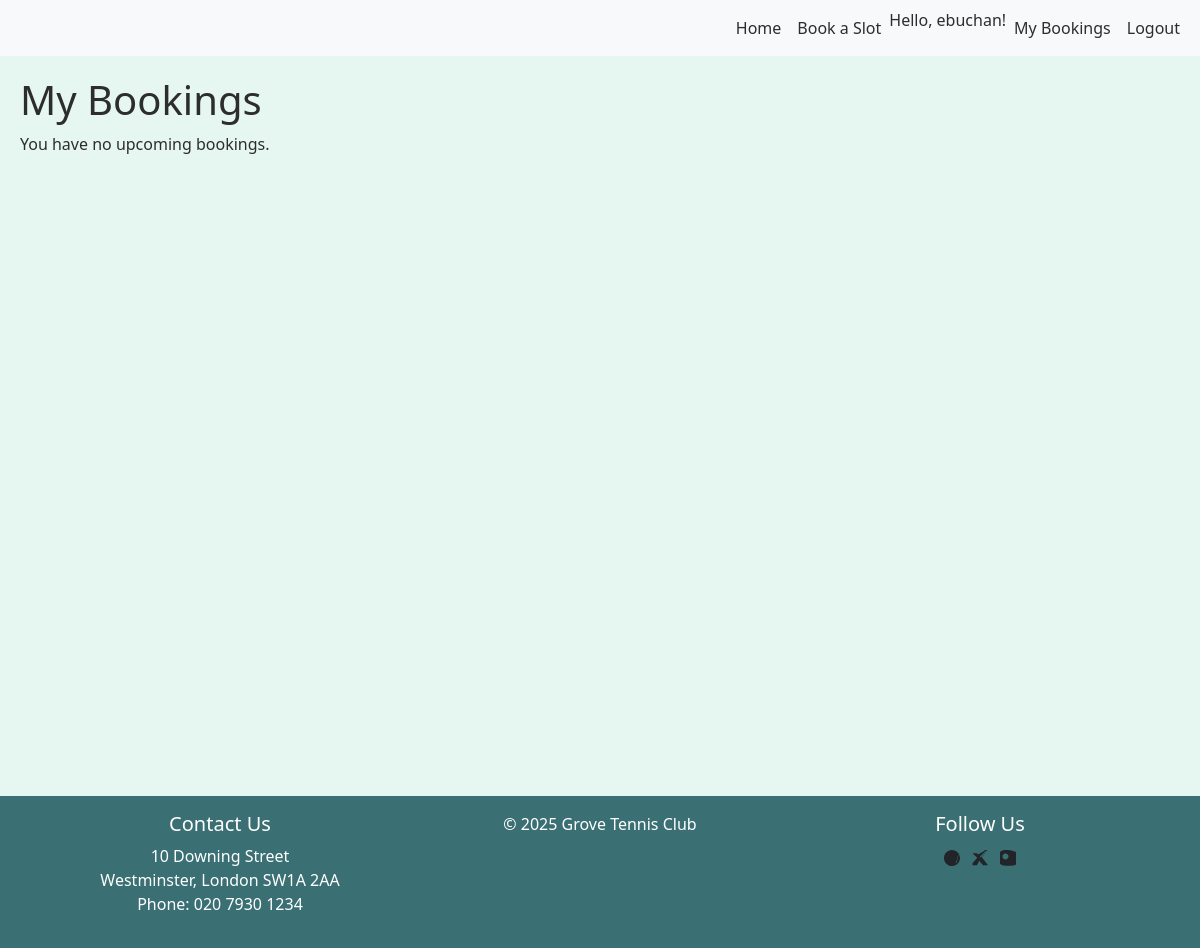
Page /bookings/ (signed in) on the earlier database version.
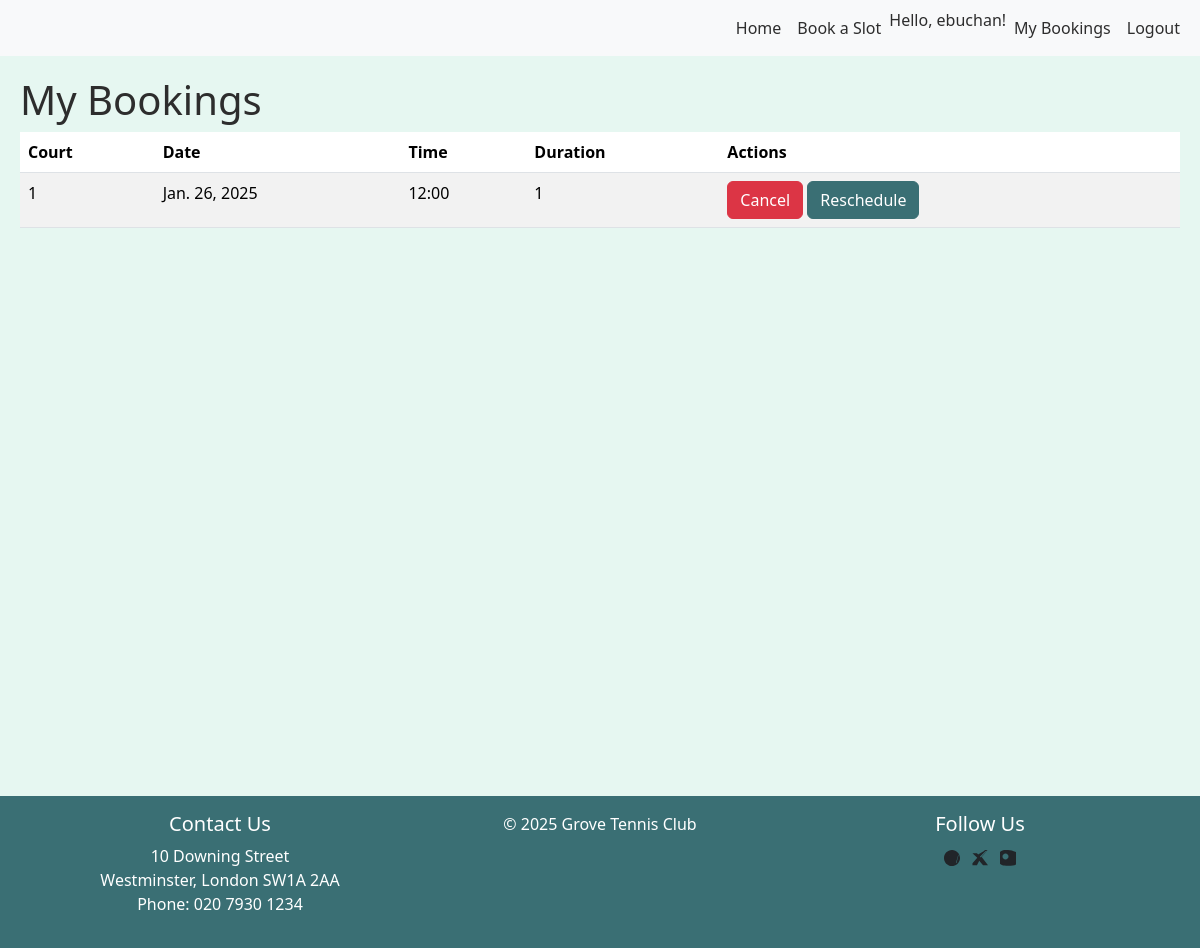
Same page on the later database version.
### bookings/models.py (models this page shows, shortened)
class Booking(models.Model):
    user = models.ForeignKey(User, on_delete=models.CASCADE, related_name='my_bookings')
    booked_by = models.ForeignKey(User, on_delete=models.CASCADE, related_name='assigned_bookings')
    court = models.ForeignKey(Court, on_delete=models.CASCADE)
    availability = models.ForeignKey(Availability, on_delete=models.CASCADE)
    booking_date = models.DateField()
    booking_time = models.TimeField()
    duration = models.IntegerField()
    is_active = models.BooleanField(default=True)

class Court(models.Model):
    court_number = models.IntegerField(unique=True)
    court_type = models.CharField(max_length=50)

### bookings/views.py (the view)
# urls.py: path('bookings/', views.view_bookings, name='view_bookings'),
@login_required
def view_bookings(request):
    bookings = Booking.objects.filter(user=request.user, is_active=True).order_by('booking_date', 'booking_time') #Only active bookings
    return render(request, 'bookings/dashboard.html', {'bookings': bookings})

### bookings/templates/bookings/dashboard.html (shortened to what this page needs)
{% extends "base_generic.html" %}
{% load static %}
{% load availability_filters %}
{% block content %}
<h1>My Bookings</h1>
{% if bookings %}
<table class="table table-striped">
    <thead>
        <tr>
            <th>Court</th>
            <th>Date</th>
            <th>Time</th>
            <th>Duration</th>
            <th>Actions</th>
        </tr>
    </thead>
    <tbody>
        {% for booking in bookings %}
        <tr>
            <td>{{ booking.court.court_number }}</td>
            <td>{{ booking.booking_date }}</td>
            <td>{{ booking.booking_time|time:"H:i" }}</td>
            <td>{{ booking.duration }}</td>
            <td>
                <button class="btn btn-danger cancel-button" data-booking-id="{{ booking.id }}">Cancel</button>
                <button class="btn btn-primary reschedule-button" data-booking-id="{{ booking.id }}"
                        data-booking-date="{{ booking.booking_date }}" data-booking-time="{{ booking.booking_time }}">
                    Reschedule
                </button>
            </td>
        </tr>
        {% endfor %}
    </tbody>
</table>
{% else %}
<p>You have no upcoming bookings.</p>
{% endif %}
<link rel="stylesheet" href="{% static 'css/style.css' %}">
{% endblock %}

Differences in the rows shown:
added Booking: court.court_number "1", booking_date "Jan. 26, 2025", booking_time "12:00", duration "1"
Other differences:
text no longer shown: "You have no upcoming bookings."
text now shown: "Court Date Time Duration Actions"
